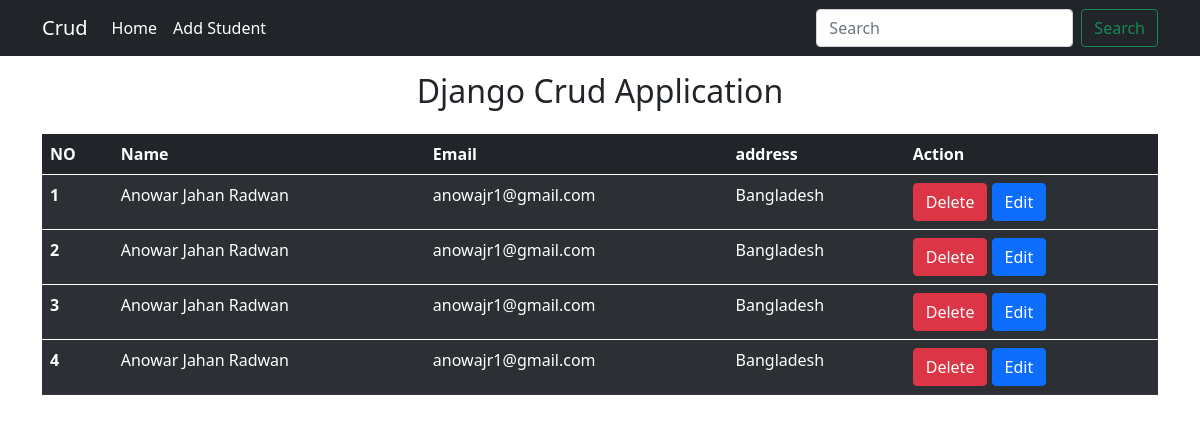
The app's page /, older data.
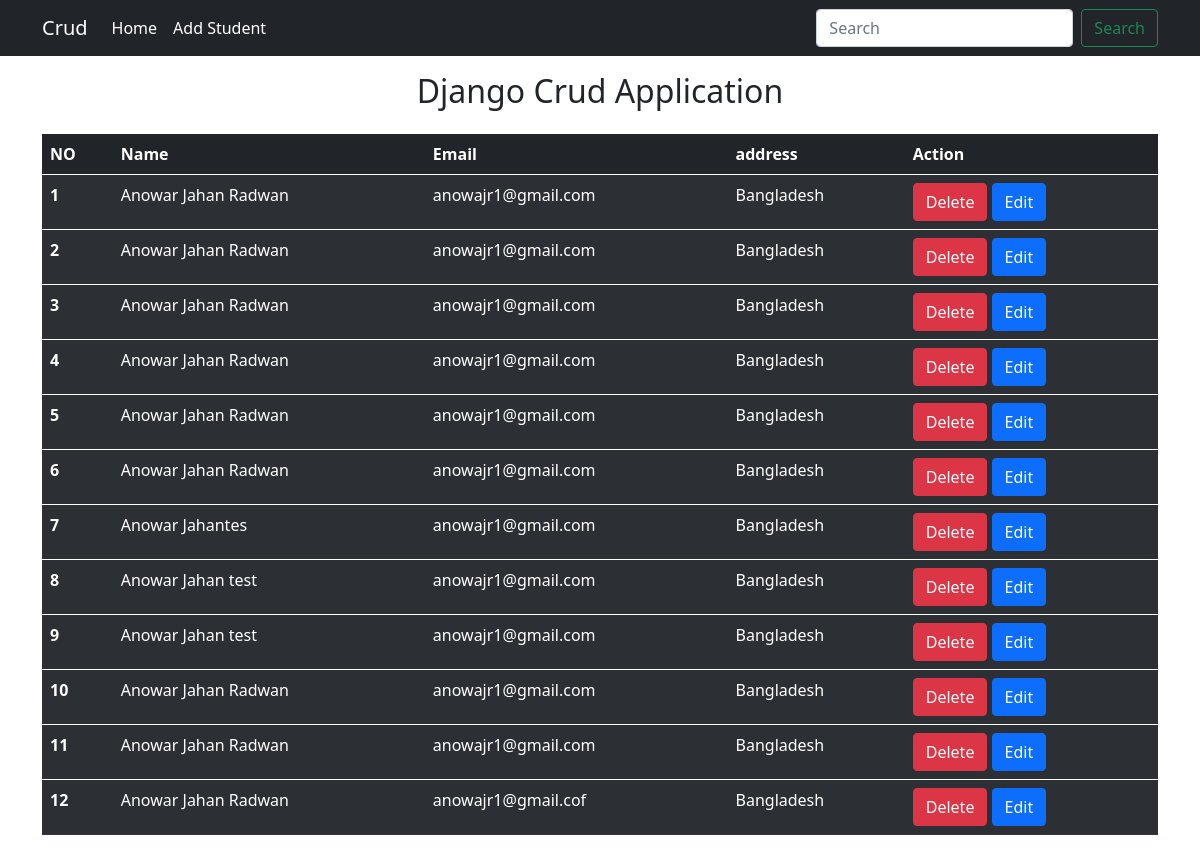
The same page, newer data.
### core/models.py (models this page shows, shortened)
class Student(models.Model):
    name = models.CharField(max_length=200, blank=False)
    email = models.EmailField(max_length=200,  blank=False)
    address = models.CharField(max_length=200,  blank=False)

### core/views.py (the view)
# urls.py: path('', views.home, name="home"),
def home(request):
    student = Student.objects.all()
    return render(request, 'home.html',{'students':student})

### core/templates/home.html (shortened to what this page needs)
{% extends 'base.html' %}
{% block main_body %}
 <h2 class="text-center mt-3">Django Crud Application</h2>
 <div class="container my-4">
    <table class="table table-dark table-striped">
        <thead>
            <tr>
              <th scope="col">NO</th>
              <th scope="col">Name</th>
              <th scope="col">Email</th>
              <th scope="col">address</th>
              <th scope="col">Action</th>
            </tr>
          </thead>
          <tbody>
          {% for student in students %}
            <tr>
              <th scope="row">{{forloop.counter}}</th>
              <td> {{ student.name }} </td>
              <td>{{ student.email}}</td>
              <td>{{student.address }}</td>
       <td>
        <a onclick="return confirm('Are you sure you want to delete this list!!')" href="{{student.id}}"><button type="submit" class="btn btn-danger">Delete</button></a>
        <a href="{% url 'edit' student.id %}"><button type="submit" class="btn btn-primary">Edit</button> </a>
      </td>
            </tr>
          </tbody>
          {% endfor %}
      </table>
 </div>
{% endblock main_body %}

Row changes from the older to the newer data that the page shows:
added Student: name "Anowar Jahan Radwan", email "anowajr1@gmail.com", address "Bangladesh"
added Student: name "Anowar Jahan Radwan", email "anowajr1@gmail.com", address "Bangladesh"
added Student: name "Anowar Jahantes", email "anowajr1@gmail.com", address "Bangladesh"
added Student: name "Anowar Jahan test", email "anowajr1@gmail.com", address "Bangladesh"
added Student: name "Anowar Jahan test", email "anowajr1@gmail.com", address "Bangladesh"
added Student: name "Anowar Jahan Radwan", email "anowajr1@gmail.com", address "Bangladesh"
added Student: name "Anowar Jahan Radwan", email "anowajr1@gmail.com", address "Bangladesh"
added Student: name "Anowar Jahan Radwan", email "anowajr1@gmail.cof", address "Bangladesh"
